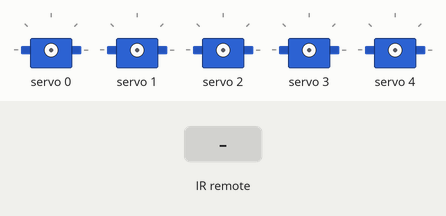
Simulated run of this sketch. Board: Arduino Uno, built with avr-gcc and run on an emulated ATmega328P. On the bench: 5 × servo. The test bench sets the inputs (shaded band).

Above: at 1.2 s.
1.3 s: infrared code 0xFF6897 received
At 2.28 s:
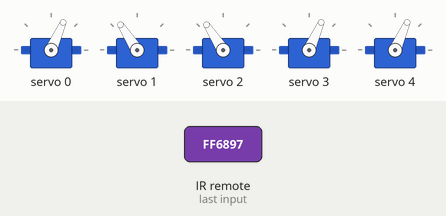
4.3 s: infrared code 0xFF9867 received
At 4.6 s:
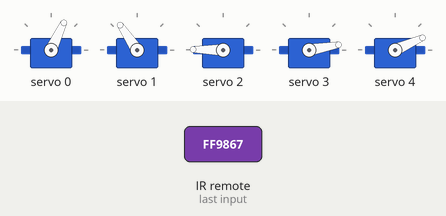
7.3 s: infrared code 0xFFB04F received
10.3 s: infrared code 0xFF30CF received
At 11.11 s:
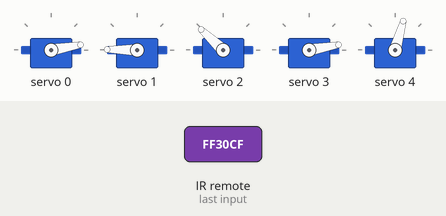
13.3 s: infrared code 0xFF18E7 received
At 13.93 s:
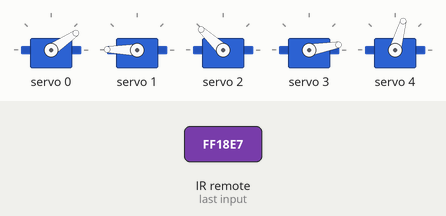
16.3 s: infrared code 0xFF6897 received
At 16.65 s:
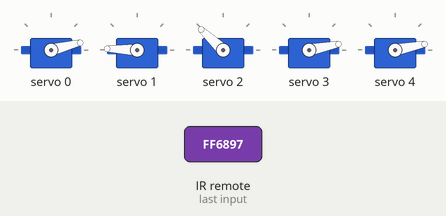
Timing chart, 0 to 22.1 s (numbered marks = the images above; inputs shaded):
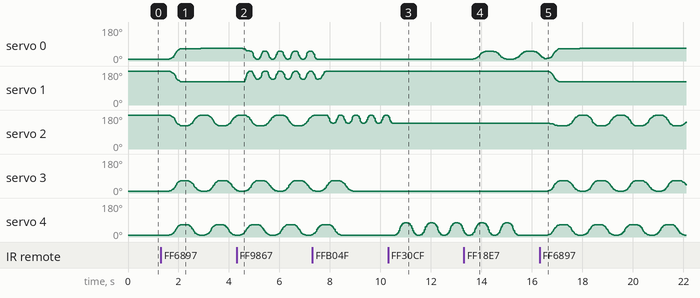

The sketch:

puppetbot.ino
```cpp
#include "Wire.h"
#include "Puppet.h"
#include "Beats.h"
#include "IRremote.h"


//init beatCounters
Beats puppetBeats;
Beats botBeats;

//init puppet
Puppet puppet;

//init IR
IRrecv irrecv(11);
decode_results results;


void initPuppet() {

    puppet.init(puppetBeats);
    puppet.start();
}

void updatePuppet() {
    puppet.update();
}

void initBeats(){
    botBeats.start(); // Start timer
}

void updateBeats() {

    botBeats.update();

    if (botBeats.triggerEighth()) {
        decodeIrCommands();
    }
}

void decodeIrCommands(){
    if (irrecv.decode(&results)) {
//        Serial.println(results.value, HEX);

        switch (results.value) {
            case 0xFF6897: //1
                puppet.flyFor(5);
                break;
            case 0xFF9867: //2
                puppet.walkFor(5);
                break;
            case 0xFFB04F: //3
                puppet.waveFor(5);
                break;
            case 0xFF30CF: //4
                puppet.nodFor(5);
                break;
            case 0xFF18E7: //5
                puppet.tapFor(5);
                break;
        }

        irrecv.resume(); // receive the next value
    }
}

////////////////////////

void setup() {
    Serial.begin(115200);

    initPuppet();
    initBeats();
    irrecv.enableIRIn(); // Start the receiver

    puppet.resetPosition();
}


void loop() {
    updateBeats();
    updatePuppet();
}
```

Beats.cpp
```cpp
#include "Beats.h"

void Beats::start(float _bpm) {
    setBPM(_bpm);
    lastTime = (float) millis() / 1000;
    beatsTime = 0;
    triggerBeat();
}

void Beats::setBPM(float _bpm) {
    bpm = _bpm;
    bps = (bpm / 60.0) * 4;
    spb = 1.0 / bps;
}

void Beats::update() {
    float time = (float) millis() / 1000;
    float diff = (time - lastTime) * bps;
    lastTime = time;

    beatsTime += diff;

    eighthsPassed = floor(beatsTime);
    beatsPassed = floor(beatsTime / 4.0);
}

bool Beats::triggerEighth() {
    if (eighthsPassed > beatsTriggered) {
        beatsTriggered = eighthsPassed;
        return true;
    }
    return false;
}

bool Beats::triggerBeat() {
    if (beatsPassed > barsTriggered or beatsTime == 0) {
        barsTriggered = beatsPassed;
        return true;
    }
    return false;
}
```

Beats.h
```cpp
#ifndef Beats_H
#define Beats_H

#include <Arduino.h>

class Beats {
public:
    float bpm;
    float bps;
    float spb;

    float beatsTime;
    float lastTime;

    int beatsTriggered;
    int barsTriggered;

    int eighthsPassed;
    int beatsPassed;

    void start(float bpm = 60);

    void setBPM(float bpm);

    void update();

    bool triggerEighth();

    bool triggerBeat();
};

#endif
```

Puppet.cpp
```cpp
#include "Puppet.h"

Beats *beats;
ServoEaser F1;
ServoEaser F2;
ServoEaser R1;
ServoEaser R2;
ServoEaser HEAD;

ServoMove _f1Moves[6];
ServoMove _f2Moves[6];
ServoMove _r1Moves[6];
ServoMove _r2Moves[6];
ServoMove _headMoves[6];

Adafruit_PWMServoDriver pwmDriver = Adafruit_PWMServoDriver();

int servoFrameMillis = 20;  // minimum time between servo updates

void Puppet::init(Beats &_beats) {
    pwmDriver.begin();
    pwmDriver.setPWMFreq(60);

    F1.begin(pwmDriver, 0, servoFrameMillis);
    F2.begin(pwmDriver, 1, servoFrameMillis);
    F2.setFlipped(true);
    R1.begin(pwmDriver, 2, servoFrameMillis);
    R1.setFlipped(true);
    R2.begin(pwmDriver, 3, servoFrameMillis);

    HEAD.begin(pwmDriver, 4, servoFrameMillis);

    beats = &_beats;
}

void Puppet::start() {
    beats->start();
}

void Puppet::update() {
    F1.update();
    F2.update();
    R1.update();
    R2.update();
    HEAD.update();
}

void Puppet::resetPosition() {
    F1.stop();
    F2.stop();
    R1.stop();
    R2.stop();
}

void resetF1(int currPos, int movesIndex) {
    F1.easeTo(0, 400);
}

void resetF2(int currPos, int movesIndex) {
    F2.easeTo(0, 400);
}

void Puppet::walkFor(int cycles) {
    _f1Moves[0] = {45, 300};
    _f1Moves[1] = {0, 300};

    _f2Moves[0] = {0, 300};
    _f2Moves[1] = {45, 300};

    F1.play(_f1Moves, 2, cycles);
    F2.play(_f2Moves, 2, cycles);

    F1.setArrivedFunc(resetF2);
    F2.setArrivedFunc(resetF1);
}

void Puppet::flyFor(int cycles) {
    _f1Moves[0] = {60, 700};
    _f1Moves[1] = {60, 700};

    _f2Moves[0] = {60, 700};
    _f2Moves[1] = {60, 700};

    _r1Moves[0] = {60, 700};
    _r1Moves[1] = {0, 800};

    _r2Moves[0] = {60, 700};
    _r2Moves[1] = {0, 800};

    _headMoves[0] = {60, 700};
    _headMoves[1] = {0, 700};

    F1.play(_f1Moves, 2, cycles);
    F2.play(_f2Moves, 2, cycles);
    R1.play(_r1Moves, 2, cycles);
    R2.play(_r2Moves, 2, cycles);
    HEAD.play(_headMoves, 2, cycles);

    R1.setArrivedFunc(resetF1);
    R2.setArrivedFunc(resetF2);
}

void Puppet::waveFor(int cycles) {
    _r1Moves[0] = {0, 300};
    _r1Moves[1] = {45, 300};

    R1.play(_r1Moves, 2, cycles);
}

void Puppet::nodFor(int cycles) {
    _headMoves[0] = {70, 500};
    _headMoves[1] = {0, 500};

    HEAD.play(_headMoves, 2, cycles);
}

void Puppet::tapFor(int cycles) {
    _f1Moves[0] = {45, 800};
    _f1Moves[1] = {0, 800};

    F1.play(_f1Moves, 2, cycles);
}
```

Puppet.h
```cpp
#ifndef Puppet_H
#define Puppet_H

#include <Arduino.h>
#include "ServoEaser.h"
#include "Adafruit_PWMServoDriver.h"
#include "Beats.h"

class Puppet {
public:

    void init(
            Beats &_beats
    );

    void start();

    void update();

    void flyFor(int cycles);

    void walkFor(int cycles);

    void waveFor(int cycles);

    void nodFor(int cycles);

    void tapFor(int cycles);

    void resetPosition();

private:


};

#endif
```

ServoEaser.cpp
```cpp
#include "ServoEaser.h"

#include <math.h>

#define MIN_PULSE_WIDTH 160;
#define MAX_PULSE_WIDTH 590;
#define DEBUG 0

// FIXME: this debug setup sucks

#if (DEBUG > 0)
#define debug_update() { \
        Serial.print("update: currPos:"); Serial.print(currPos);        \
        Serial.print(" startPos:"); Serial.print(startPos);             \
        Serial.print(" changePos:"); Serial.print(changePos);           \
        Serial.print(" tick:"); Serial.print(tick);                     \
        Serial.print(" tickCount:"); Serial.print(tickCount);                     \
        Serial.print(" arrived:");Serial.println(((arrived)?"true":"false"));}
#define debug_getnextpos() { \
        Serial.print("getNextPos:"); Serial.print(movesIndex); \
        Serial.print(" changePos:"); Serial.print(changePos);     \
        Serial.print(" moves[i].pos:"); Serial.print(moves[movesIndex].pos); \
        Serial.print(" durMillis:"); Serial.print(durMillis); \
        Serial.print(" tickCount:"); Serial.println(tickCount); }
#define debug_reset() { \
        Serial.print("reset: currPos:"); Serial.print(currPos); \
        Serial.print(" changePos:"); Serial.print(changePos); \
        Serial.print(" durMillis:"); Serial.print(durMillis); \
        Serial.print(" movesIndex:"); Serial.print(movesIndex); \
        Serial.print(" tickCount:"); Serial.println(tickCount); }
#define debug_done_reps() { \
        Serial.print("DONE REPS:"); }
#else
#define debug_update() {}
#define debug_getnextpos() {}
#define debug_reset() {}
#define debug_done_reps() {}
#endif

// default easing function
// this is from Easing::easeInOutCubic()
// t: current time, b: beginning value, c: change in value, d: duration
// t and d can be in frames or seconds/milliseconds
inline float ServoEaser_easeInOutCubic(float t, float b, float c, float d) {
    if ((t /= d / 2) < 1) return c / 2 * t * t * t + b;
    return c / 2 * ((t -= 2) * t * t + 2) + b;
}

// set up an easer with a servo and a moves list
void ServoEaser::begin(Adafruit_PWMServoDriver s, int pin, int frameTime, ServoMove *mlist, int mcount) {
    begin(s, pin, frameTime);
    play(mlist, mcount);
}

// set up an easer with just a servo and a starting position
void ServoEaser::begin(Adafruit_PWMServoDriver s, int pin, int frameTime) {
    servo = s;
    frameMillis = frameTime;

    pinNumber = pin;

    flipped = false;
    arrived = true;

    easingFunc = ServoEaser_easeInOutCubic;
    arrivedFunc = NULL;

    movesIndex = 0;

    reset();
}

// reset easer to initial conditions, does not nuke easingFunc or arrivedFunc
void ServoEaser::reset() {
    currPos = getCurrPos();
    startPos = currPos;  // get everyone in sync
    changePos = 0;       // might be overwritten below

    if (movesCount > 0) {
        changePos = moves[movesIndex].pos - startPos;
        durMillis = moves[movesIndex].dur;
    }

    tickCount = durMillis / frameMillis;
    tick = 0;

    debug_reset();
}

//
void ServoEaser::play(ServoMove *mlist, int mcount) {
    play(mlist, mcount, 0, 0);
}

//
void ServoEaser::play(ServoMove *mlist, int mcount, int mreps) {
    play(mlist, mcount, mreps, 0);
}

void ServoEaser::play(ServoMove *mlist, int mcount, int mreps, int mindex) {
    moves = mlist;
    movesCount = (mcount > 0) ? mcount : 0;
    movesReps = (mreps > 0) ? mreps : 0;
    movesIndex = (mindex > 0) ? mindex : 0;
    //movesIndex = (mindex>0) ? ((mindex<mcount) ? mindex : mcount) : 0;

    running = true;
    arrived = false;

    reset();
}

// manual, non-moves list, control of easer position
void ServoEaser::easeTo(int pos, int dur) {
    movesCount = 0;  // no longer doing moves list
    startPos = currPos;
    changePos = pos - startPos;
    durMillis = dur;
    tickCount = durMillis / frameMillis;
    tick = 0;
    arrived = false;
    running = true;
}

// used internally to select next servo position
void ServoEaser::getNextPos() {


    if (movesCount == 0) { // not in a moves list
        arrived = true;
        stop();
      //  if (arrivedFunc != NULL) { arrivedFunc(currPos, movesIndex); }
        return;
    }

    movesIndex++;
    if (movesIndex == movesCount) {
        movesIndex = 0;  // loop
        movesReps--;
        if (movesReps == 0) { // we are done
            arrived = true;

            if (arrivedFunc != NULL) { arrivedFunc(currPos, movesIndex); }
            debug_done_reps();

            stop();
        } else if (movesReps == -1) { // we are infinite
            movesReps = 0;
        }
    }
    startPos = currPos; // current position becomes new start position

    changePos = moves[movesIndex].pos - startPos;
    durMillis = moves[movesIndex].dur;

    tickCount = durMillis / frameMillis;
    tick = 0;
    arrived = false;

    debug_getnextpos();
}

// call this regularly in loop()
void ServoEaser::update() {
    if (((millis() - lastMillis) < frameMillis) || !running) {  // time yet?
        return;
    }
    lastMillis = millis();

    currPos = easingFunc(tick, startPos, changePos, tickCount);

    debug_update();

    if (!arrived) tick++;
    if (tick == tickCount) { // time for new position
        getNextPos();
    }
    float p = (flipped) ? 180.0 - currPos : currPos;

    uint16_t pulseLen = map(p, 0, 180, 160, 590);
    servo.setPWM(pinNumber, 0, pulseLen);

}

// from VarSpeedServo.cpp
#define SERVO_MIN() (MIN_PULSE_WIDTH - this->min * 4)  // min value in uS
#define SERVO_MAX() (MAX_PULSE_WIDTH - this->max * 4)  // max value in uS

#define in_min 0
#define in_max 180
#define out_min SERVO_MIN()
#define out_max SERVO_MAX()

void ServoEaser::setFlipped(boolean t) {
    flipped = t;
}

boolean ServoEaser::isFlipped() {
    return flipped;
}

//
void ServoEaser::start() {
    running = true;
}

//
void ServoEaser::stop() {
    running = false;
}

//
boolean ServoEaser::isRunning() {
    return running;
}

//
boolean ServoEaser::hasArrived() {
    return arrived;
}

float ServoEaser::getCurrPos() {
    return currPos;
}

//
void ServoEaser::setEasingFunc(EasingFunc func) {
    easingFunc = func;
}

//
void ServoEaser::setArrivedFunc(ArrivedFunc func) {
    arrivedFunc = func;
}

//
/*
void ServoEaser::setMovesList( ServoMove* mlist, int mcount )
{
    moves = mlist;
    movesCount = mcount;

    reset();
}
*/
```

ServoEaser.h
```cpp
// Features:
// - Supports directly telling a servo to ease to a position over a duration
// - Supports playing of previously-defined "move lists"
// - User-specified easing functions (defaults to easeInOutCubic),see Easing lib
// - User-specified "servo arrived" function for async callback when move done
// - Supports both integer angle movement and a "microseconds" mode for
//    fine-grained control with float-ing point angles
// - Works with both new Arduino 1.0 and Arduino 0022.


#ifndef ServoEaser_h
#define ServoEaser_h

#if (ARDUINO >= 100)
#include <Arduino.h>
#else
#include <WProgram.h>
#endif

#include "Adafruit_PWMServoDriver.h"

// simple struct to encapsulate a servo move
typedef struct _servoMove {
    int pos;   // position of servo in degrees
    int dur;   // duration in milliseconds to get to and stay at that position
} ServoMove;


// define "EasingFunc" callback function
// you can make your own of these to use
// t: current time, b: beginning value, c: change in value, d: duration
// t and d can be in frames or seconds/milliseconds
//
typedef float (*EasingFunc)(float t, float b, float c, float d);

// define "ArrivedFunc" to be called when servo arrives at position
// arguments provided are: currPos of servo & movesIndex of move list (if appl)
typedef void (*ArrivedFunc)(int currPos, int movesIndex);


class ServoEaser
{
private:
    Adafruit_PWMServoDriver servo;      // what servo we're operating on
    int pinNumber;

    int frameMillis;  // minimum update time between servo moves
    float startPos;   // where servo started its tween
    float currPos;    // current servo position, best of our knowledge

    float changePos;  // from servoMove list

    int durMillis;    // from servoMove list
    int tick;         // count of easing moves within move duration
    int tickCount;    // number of frames between start & end pos
    unsigned long lastMillis; // time time we did something

    ServoMove* moves; // list of user-supplied servo moves
    int movesIndex;   // where in the moves list we are
    int movesCount;   // number of moves in the moves list
    int movesReps;    // number of repeats, 0==forever

    EasingFunc easingFunc; // func that describes tween motion
    ArrivedFunc arrivedFunc; // func to call when servo arrives at dest

    boolean running;  // is servo easer running?
    boolean arrived;  // has servo arrived at its destination
    boolean flipped;  // is servo mounted upside down so 0-180 -> 180->0?

    void getNextPos();

    // duplicate VarSpeedServo min/max micros functionality
    int8_t min;   // minimum is this value times 4 added to MIN_PULSE_WIDTH
    int8_t max;   // maximum is this value times 4 added to MAX_PULSE_WIDTH

public:

    // set up a servoeaser to use a particular servo
    //void begin(VarSpeedServo s, int frameTime, int startPos);
    void begin(Adafruit_PWMServoDriver s, int pin, int frameTime); //, int startPos);
    void begin(Adafruit_PWMServoDriver s, int pin, int frameTime, ServoMove* moves, int movesCount);

    void reset();

    // tell a servo to play a list of servo moves
    // movesCount is number of moves in the list
    // movesReps is number of times to repeat
    void play( ServoMove moves[], int movesCount);
    void play( ServoMove moves[], int movesCount, int movesReps);
    void play( ServoMove moves[], int movesCount, int movesReps, int movesIndex);

    // for manual movement of the servo (non moves list)
    void easeTo( int pos, int durMillis );

    // get current position in degrees
    float getCurrPos();

    // call this periodically in loop()
    void update();

    // you can set your own easing function
    void setEasingFunc( EasingFunc );
    // can optionally set a function to call when servo arrives at dest
    void setArrivedFunc( ArrivedFunc func );

    // has servo arrived at its commaned move point?
    boolean hasArrived();
    // is the servo running (start/stop flag)
    boolean isRunning();

    void start();
    void stop();

    void setFlipped( boolean t );
    boolean isFlipped();

};


#endif
```
